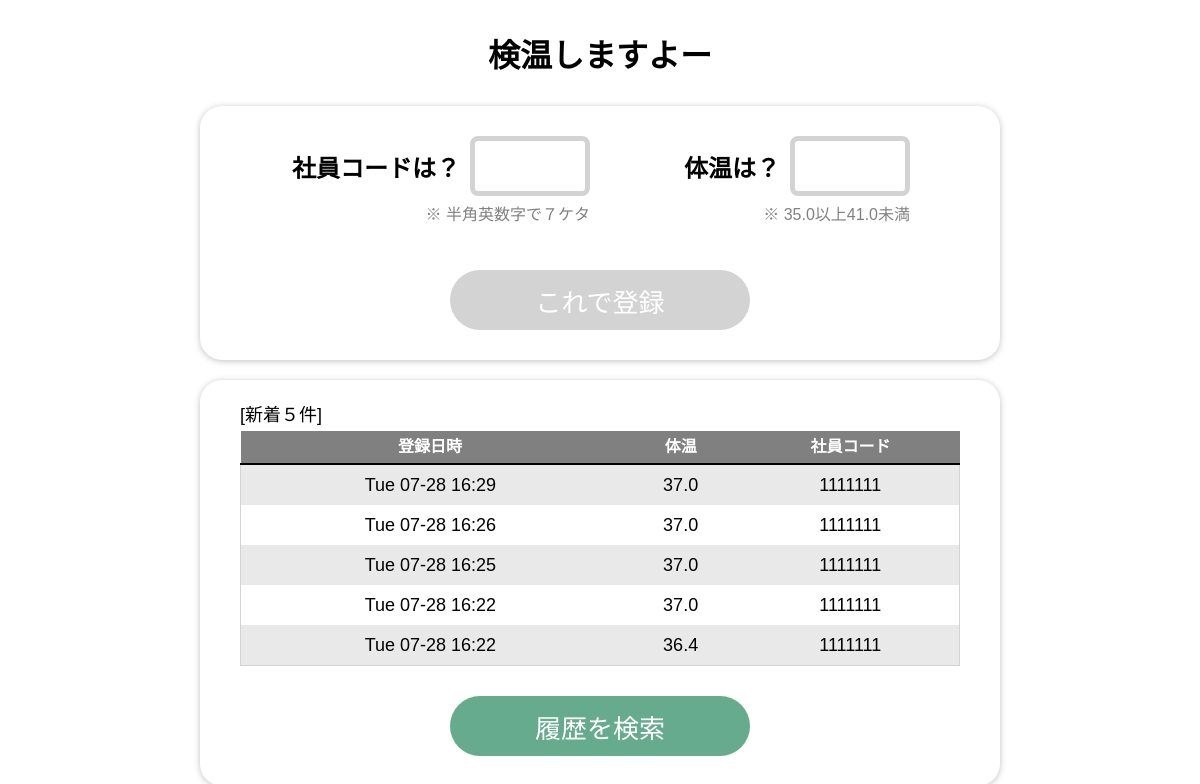
Before: / with the older database file.
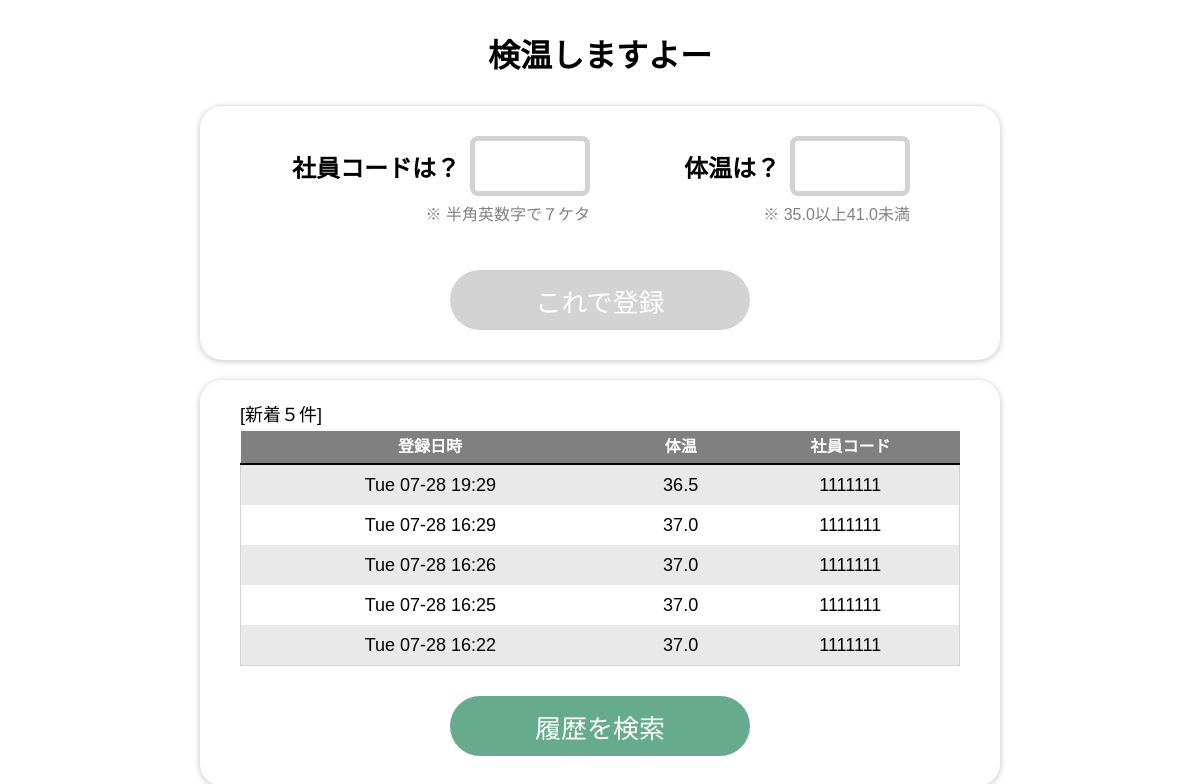
After: the same page with the newer database file.
### main/models.py (models this page shows, shortened)
class Entry(db.Model):
    id = db.Column(db.Integer, primary_key=True)
    jcode = db.Column(db.String)
    temp = db.Column(db.Float)
    date = db.Column(db.DateTime)

### main/views.py (the view)
@app.route('/', methods=['get','post'])
def show_entries():
    entries_head = Entry.query\
        .order_by(desc(Entry.date))\
        .limit(5)\
        .all()
    return flask.render_template('entry.html', entries_head=entries_head)

### main/templates/entry.html (shortened to what this page needs)
<!DOCTYPE html>
<html lang="ja">
  <head>
    <link rel="stylesheet" href="../static/style.css">
  </head>
  <body>
    <div class="h">
      <h1>検温しますよー</h1>
    </div>
    <form action="{{ url_for('add_entry') }}" method=post>
      <div class="module-container">
        <div class="qa-container">
          <div class="jcode-area" >
            <div class="qa-set">
              <div class="q-line">
                <p>社員コードは？</p>
              </div>
              <div class="a-form">
                <input type="text" name="jcode" id="input1" maxlength="7">
              </div>
            </div>
            <div class="alert-line">
              <p id="alert1"> ※ 半角英数字で７ケタ</p>
            </div>
          </div>
          <div class="temp-area">
            <div class="qa-set">
              <div class="q-line">
                <p>体温は？</p>
              </div>
              <div class="a-form">
                <input type="text" name="temp" id="input2" maxlength="4">
              </div>
            </div>
            <div class="alert-line">
              <p id="alert2"> ※ 35.0以上41.0未満</p>
            </div>
          </div>
        </div>
        <div class="submit-container">
          <button type="submit" id="enter-btn">これで登録</button>
        </div>
      </div>
    </form>
    <div class="module-container">
      <div class="logs-container">
        <p>[新着５件]</p>
        <div id="logs-5">
          <table class="logs-table" align=left>
            <thead>
              <tr>
                <th>登録日時</th>
                <th>体温</th>
                <th>社員コード</th>
              </tr>
            </thead>
            <tbody>
              {% for entry in entries_head %}
              <tr>
                <td>{{entry.date.strftime('%a %m-%d %H:%M')}}</td>
                <td>{{entry.temp}}</td>
                <td>{{entry.jcode}}</td>
              </tr>
              {% endfor %}
            </tbody>
          </table>
        </div>
        <div class="spread-link">
          <form action="{{ url_for('specify_logs') }}" method=post>
            <div class="submit-container">
              <button type="submit" id="std-btn">履歴を検索</button>
            </div>
          </form>
        </div>
      </div>
    </div>
  </body>
</html>

### main/static/style.css (style rules this page uses)
body { margin: auto 0px; width: 100%; background: white; font-family: sans-serif; }
h1 { margin: 30px auto; text-align: center; }
.container, .module-container { width: 90%; max-width: 800px; min-width: 640px; margin: 20px auto; padding: 10px 0px; }
.module-container { box-shadow: 0 1px 6px 0 rgba(32, 33, 36, .28); border-radius: 22px; }
.qa-container { width: 640px; margin: 0px auto; padding-top: 20px; display: flex; }
.jcode-area, .temp-area { font-size: 18px; margin: 0px auto; }
.qa-set { width: 100%; display: flex; align-items: center; }
.q-line { width: 180px; }
.q-line p { text-align: right; margin-top: 0px; margin-bottom: 0px; margin-right: 10px; font-size: 24px; font-weight: bold; }
.a-form input { width: 100px; padding: 0 5px; font-size: 24px; height: 50px; background-color: white; border-color: #d3d3d3; border-radius: 8px; border-style: solid; border-width: thick; -webkit-appearance: none; outline-style: none; }
.alert-line { width: 100%; margin-bottom: 20px; }
.alert-line p { margin: 5px 0px 10px 0px; text-align: right; font-size: 16px; color: gray; }
.submit-container { margin: 0px auto; padding-bottom: 20px; text-align: center; }
#enter-btn, #std-btn, #download-btn { align-content: center; width: 300px; height: 60px; color: white; font-size: 26px; margin-top: 25px; margin-bottom: 0px; padding: 0 20px; border: none; border-radius: 40px; background-color: #66AB8D; cursor: pointer; }
#enter-btn { background-color: #d3d3d3; cursor: default; }
.logs-container { width: 90%; max-width: 720px; margin: 0px auto; }
.logs-container p { margin: 10px auto 5px auto; font-size: 18px; }
#logs-5 { height: 240px; overflow: auto; }
.logs-table { table-layout: auto; width: 100%; border-collapse: collapse; border-spacing: 0; color: black; font-size: 18px; }
.logs-table thead { color: white; background: gray; border-bottom: 2px solid black; font-size: 16px; text-align: center; line-height: 30px; }
.logs-table tbody tr:nth-child(odd) { background: #e9e9e9; }
.logs-table tbody tr:nth-child(even) { background: #ffffff; }
.logs-table tbody { text-align: center; vertical-align: middle; line-height: 40px; white-space: normal; max-width: none; border: solid 1px #d3d3d3; }
.logs-table td { padding: 0em 0.3em; }
.spread-link { text-align: right; font-size: 18px; }

Changed rows visible on the page:
no longer on this page (row unchanged): Entry: date "Tue 07-28 16:22", temp "36.4", jcode "1111111"
added Entry: date "Tue 07-28 19:29", temp "36.5", jcode "1111111"
